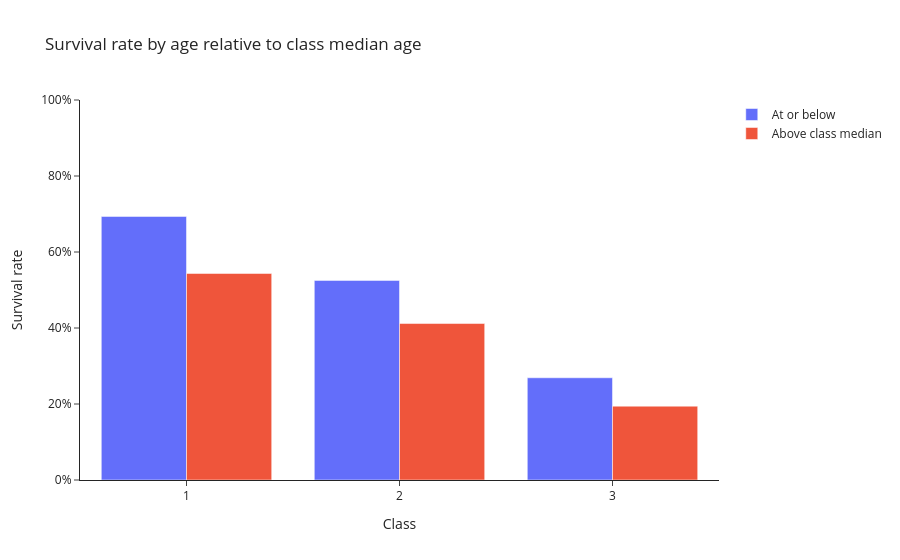

Source (notebook cell):
### Markdown cell above
## Bonus Question

Add a new column, `older_passenger`, to the Titanic dataset that indicates whether each passenger’s age is above the median age for *their* passenger class. So, suppose row $x$ is in passenger class 2. Then, a value of `True` at row $x$ would indicate that passenger older than 50% of class 2 passengers, and `False` would indicate that they younger.

- You should use pandas functions to accomplish this.
- The new column should contain Boolean values (True if the age is above the median, False if less than or equal to).
- Return the updated table in the function `determine_age_division()`

Once you’ve created this column, consider how this age division relates to your analysis above. Try to visualize this analysis in Plotly using the function name `visualize_age_division()`.

### Code cell
df['older_passenger'] = df['age'] > df.groupby('pclass')['age'].transform('median')
display(df[['pclass', 'age', 'older_passenger']].head())

# Within each class, did passengers older than their class median survive less often?
age_division = (df.groupby(['pclass', 'older_passenger'])['survived']
                .mean()
                .reset_index())
age_division['older_passenger'] = age_division['older_passenger'].map(
    {True: 'Above class median', False: 'At or below'})

fig = px.bar(age_division, x='pclass', y='survived', color='older_passenger',
             barmode='group',
             labels={'pclass': 'Class', 'survived': 'Survival rate',
                     'older_passenger': ''},
             title='Survival rate by age relative to class median age')
fig.update_xaxes(tickvals=[1, 2, 3])
fig.update_yaxes(tickformat='.0%', range=[0, 1])
fig.update_layout(template='simple_white')
fig.show()

### Figure 1 — Plotly figure (JSON) as saved in the notebook; plotly's stock layout.template omitted (floating-point values rounded to 4 significant figures)
{"data": [{"alignmentgroup": "True", "hovertemplate": "=At or below<br>Class=%{x}<br>Survival rate=%{y}<extra></extra>", "legendgroup": "At or below", "marker": {"color": "#636efa", "pattern": {"shape": ""}}, "name": "At or below", "offsetgroup": "At or below", "orientation": "v", "showlegend": true, "textposition": "auto", "type": "bar", "x": [1, 2, 3], "xaxis": "x", "y": [0.6935, 0.5253, 0.269], "yaxis": "y"}, {"alignmentgroup": "True", "hovertemplate": "=Above class median<br>Class=%{x}<br>Survival rate=%{y}<extra></extra>", "legendgroup": "Above class median", "marker": {"color": "#EF553B", "pattern": {"shape": ""}}, "name": "Above class median", "offsetgroup": "Above class median", "orientation": "v", "showlegend": true, "textposition": "auto", "type": "bar", "x": [1, 2, 3], "xaxis": "x", "y": [0.5435, 0.4118, 0.1943], "yaxis": "y"}], "layout": {"barmode": "group", "legend": {"title": {"text": ""}, "tracegroupgap": 0}, "title": {"text": "Survival rate by age relative to class median age"}, "xaxis": {"anchor": "y", "domain": [0.0, 1.0], "tickvals": [1, 2, 3], "title": {"text": "Class"}}, "yaxis": {"anchor": "x", "domain": [0.0, 1.0], "range": [0, 1], "tickformat": ".0%", "title": {"text": "Survival rate"}}}}
